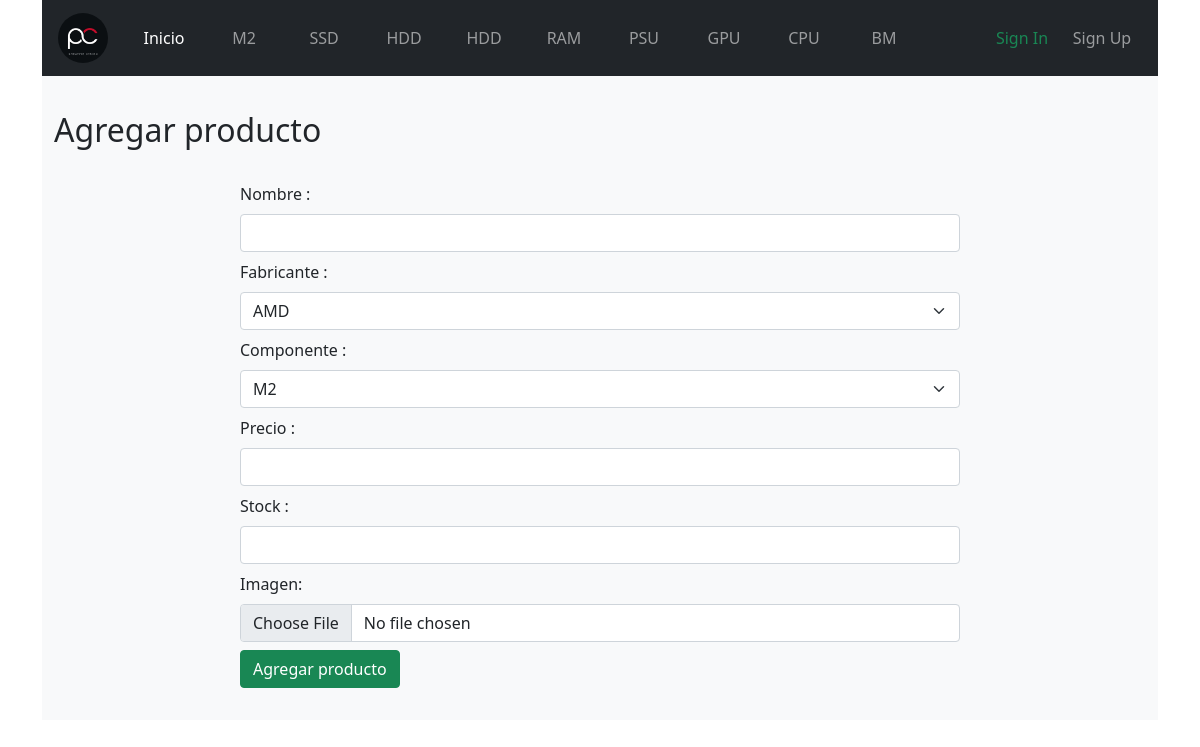
The app's page /panel/formadd with its own data.
### core/models.py (models this page shows, shortened)
class Componente(models.Model):
    ID          = models.AutoField(primary_key=True)
    Nombre      = models.CharField(max_length=99)

### core/views.py (the view)
# urls.py: path('panel/formadd',FormAddProd, name='FormAddProd'),
def FormAddProd(request):
    fabricantes = Fabricante.objects.all()
    componentes = Componente.objects.all()
    contexto = {'fabricantes': fabricantes, 'componentes': componentes}
    return render(request, 'agregarProducto.html',contexto)

### core/templates/agregarProducto.html (shortened to what this page needs)
{% extends 'base.html' %}
{% load static %}
{%block body%}
    <div class="mx-auto container bg-light" style="padding-top: 1%;"  >
        <div class="row mt-4">
        <h2>Agregar producto</h2>
        <form action="#" method="POST" enctype="multipart/form-data" class="col-md-8  container justify-content-center mt-4 mb-4">
            <div class="mb-2">
                <label for="Nombre" class="form-label">Nombre :</label>
                <input type="text" class="form-control" id="Nombre" name="Nombre">
            </div>
            <div class="mb-2">
                <label for="Fabricante" class="form-label">Fabricante :</label>
                <select class="form-select " id="Fabricante" name="Fabricante">
                    {%for Fabricante in fabricantes%}
                    <option value="{{Fabricante.ID}}">{{Fabricante.Nombre}}</option>
                    {% endfor %}
                </select>
            </div>
            <div class="mb-2">
                <label for="Componente" class="form-label">Componente :</label>
                <select class="form-select " id="Componente" name="Componente">
                    {%for Componente in componentes%}
                    <option value="{{Componente.ID}}">{{Componente.Nombre}}</option>
                    {% endfor %}
                </select>
            </div>
            <div class="mb-2">
                <label for="Precio" class="form-label">Precio :</label>
                <input type="number" class="form-control" id="Precio" name="Precio">
            </div>
            <div class="mb-2">
                <label for="Stock" class="form-label">Stock :</label>
                <input type="number" class="form-control" id="Stock" name="Stock">
            </div>
            <div class="mb-2">
                <label for="Imagen" class="form-label">Imagen: </label>
                <input class="form-control" type="file" id="Imagen" name="Imagen">
              </div>
            <div class="mb-2">
                <button type="submit" class="btn btn-success">Agregar producto</button>
            </div>
        </form>
    </div>
    </div>
{%endblock%}

### core/templates/base.html (shortened to what this page needs)
<!doctype html>
<html lang="es/ES">
  <head>
    <link rel="stylesheet" href="https://stackpath.bootstrapcdn.com/bootstrap/4.3.1/css/bootstrap.min.css">
    <link href="https://cdn.jsdelivr.net/npm/bootstrap@5.0.1/dist/css/bootstrap.min.css" rel="stylesheet">
    <link rel="stylesheet" href="../static/css/style.css">
    </head>
    <body background="../static/img/interface/bg.jpg" class="container">
        <nav class=" navbar navbar-expand navbar-dark bg-dark" >
            <a class="navbar-brand" href="{% url 'index' %}">
                <img src="../static/img/interface/pc-logo.jpg" width="50" height="auto" alt="" style="margin-right: 2%;border-radius: 100%;" >
            </a>
            <div class="collapse navbar-collapse " id="navbarSupportedContent" >
            <ul class="navbar-nav mr-auto nav  justify-content-start" >
                <li class="nav-item active">
                <a class="nav-link" href="{% url 'index' %}">Inicio </a>
                </li>
                {%for Componente in componentes%}
                <li class="nav-item ">
                    <a class="nav-link" href="{% url 'Prod' Componente.ID%}">{{Componente.Nombre}}</a>
                </li>
                {%endfor%}
                    </ul>
                </div>
                <div class="collapse navbar-collapse justify-content-end" id="navbarSupportedContent">
                    <ul class="navbar-nav">
                        {% if user.is_authenticated %}
                        {% if user.username != 'admin' %}
                        <li class="nav-item">
                            <a class="nav-link" href="#">{{user.username}}</a>
                        </li>
                        {% elif user.username == 'admin' %}
                        <li class="nav-item">
                            <a class="nav-link" href="{% url 'Panel' %}">{{user.username}}</a>
                        </li>
                        {% endif %}
                        <li class="nav-item">
                            <a class="nav-link text-danger" href="{% url 'Out' %}">Sign Out</a>
                        </li>
                        {% else %}
                        <li class="nav-item">
                            <a class="nav-link text-success" href="{% url 'SignIn' %}">Sign In</a>
                        </li>
                        <li class="nav-item">
                            <a class="nav-link" href="{% url 'SignUp' %}">Sign Up</a>
                        </li>
                        {% endif %}
        </nav>
        {% block body %}
        {% endblock %}
  </body>
</html>

### core/static/css/style.css (style rules this page uses)
nav a { text-align: center; }
nav li { border: none; padding:0; margin: 0%; width: 80px; height: 100%; }

### records on screen
Componente: Nombre "M2"
Componente: Nombre "SSD"
Componente: Nombre "HDD"
Componente: Nombre "HDD"
Componente: Nombre "RAM"
Componente: Nombre "PSU"
Componente: Nombre "GPU"
Componente: Nombre "CPU"
Componente: Nombre "BM"

### other values on screen
form field Fabricante "AMD"
form field Componente "M2"
